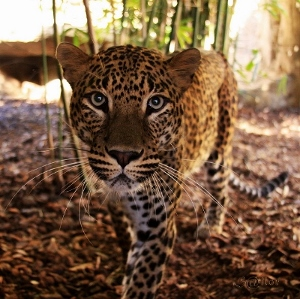
%> input picture matlab/hybird/bigcat.jpg, 300 x 299 px
$ octave hybird.m   (GNU Octave 9; MATLAB toolbox functions it lacks are replaced by stand-ins)
%> lines starting %> are read from the running program, lines starting %| are printed output that depends on the picture
### matlab/hybird/showfft.m
function [ out ] = showfft( file , outfile )
%> called with file = 'bigcat.jpg', outfile = 'outbigcat.jpg'
%show the fft image of the input image
%    file : input file name
% outfile : output file name

img = imread(file);
%> img is the input picture: size 299x300x3 uint8; mean R, G, B 122, 93.8, 69.6
FI = abs(fft2(img));
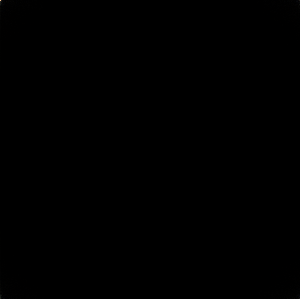
%> FI: size 299x300x3 double; mean R, G, B 6095.1, 5746.3, 5540.2; drawn with min black and max white
MI = mat2gray(FI)*255;
SMI = fftshift(MI);

%imshow(rgb2gray(SMI));
imwrite( rgb2gray(SMI) , outfile );
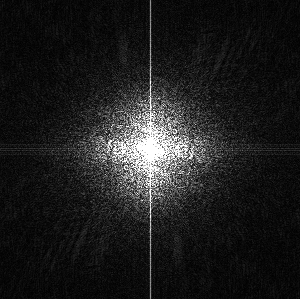
%> saved as outbigcat.jpg: size 299x300 uint8; min 0, max 255, mean 29.9
%> call 2 of showfft, with file = 'flower.png', outfile = 'outflower.png'
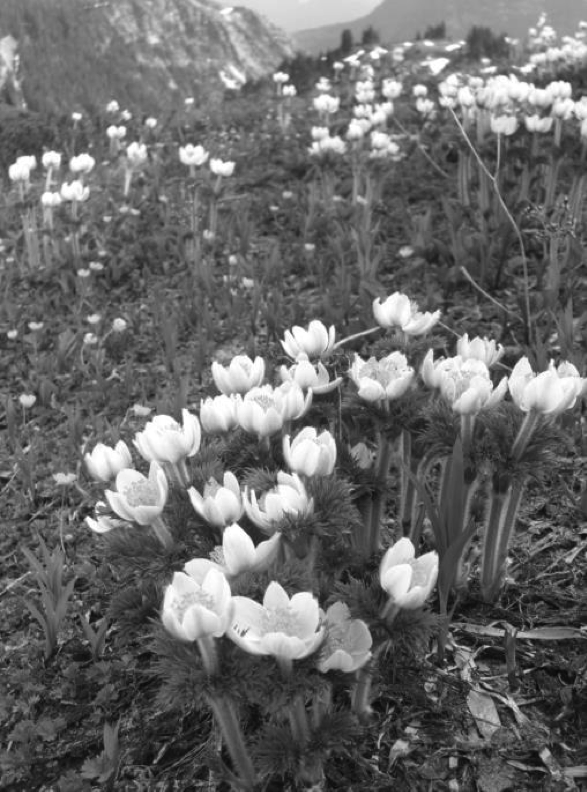
%> input picture matlab/hybird/flower.png, 587 x 792 px
%> in showfft, img is the input picture: size 792x587x3 uint8; min 3, max 255, mean 106
%> in showfft (call 2), `imwrite( rgb2gray(SMI) , outfile );`:
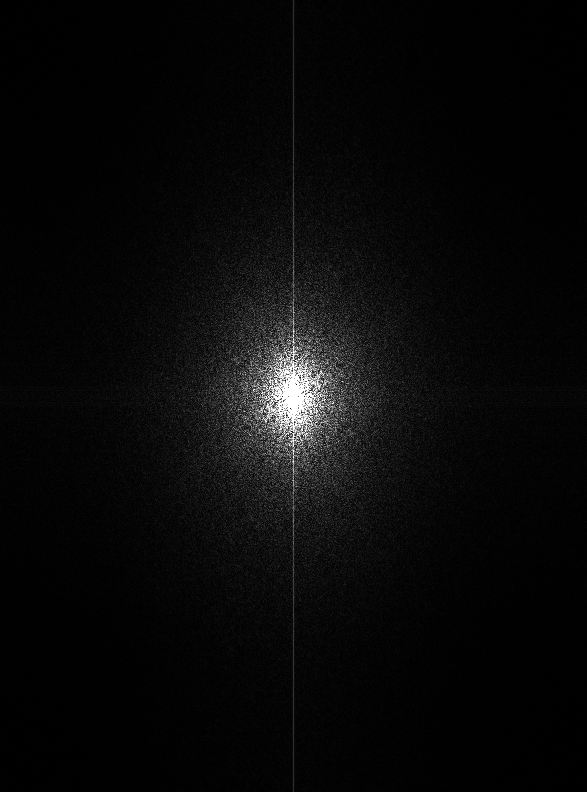
%> saved as outflower.png: size 792x587 uint8; min 0, max 255, mean 9.3
%> call 3 of showfft, with file = 'sea.png', outfile = 'outsea.png'
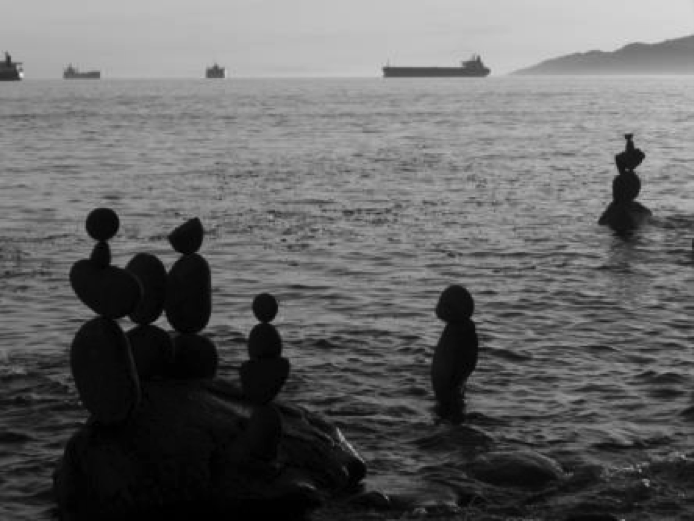
%> input picture matlab/hybird/sea.png, 694 x 521 px
%> in showfft, img is the input picture: size 521x694x3 uint8; min 0, max 236, mean 100.4
%> in showfft (call 3), `imwrite( rgb2gray(SMI) , outfile );`:
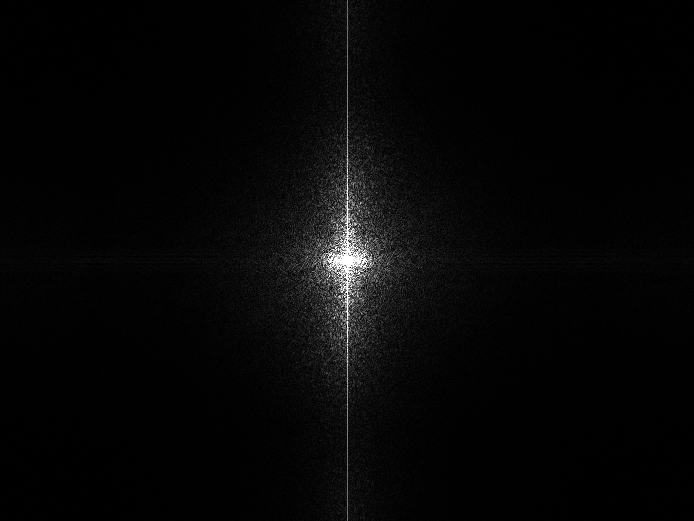
%> saved as outsea.png: size 521x694 uint8; min 0, max 255, mean 6.5
end

### matlab/hybird/hybird_merge.m
function [ out ] = merge( file1 , file2 , outfile , t )
%merge two images
%   file1 , file2 : the name of input files
%   outfile       : the name of output file
%   t             : the percentage of merge

%> the run ends on the next line
img1 = imread(file1);
img2 = imread(file2);
FI1 = fft2(img1);
SFI1 = fftshift(FI1);
FI2 = fft2(img2);
SFI2 = fftshift(FI2);

[L1,W1,k] = size(SFI1);
[L2,W2,k] = size(SFI2);
L = min(L1,L2);
W = min(W1,W2);

CFI = SFI1(1:L,1:W,1:k);

CFI(L*t:L*(1-t),W*t:W*(1-t),1:3) = SFI2(L*t:L*(1-t),W*t:W*(1-t),1:3);

SCFI = ifftshift(CFI);

ICFI = ifft2(SCFI) ./ 255 ;

%imshow( mat2gray(abs(IFI)) * 255 );

%imshow( mat2gray(abs(ICFI)) );

imwrite( mat2gray(abs(ICFI)) , outfile);

end

### matlab/hybird/hybird.m

showfft('bigcat.jpg','outbigcat.jpg');
showfft('flower.png','outflower.png');
showfft('sea.png','outsea.png');

hybird_merge('bill.jpg','jobs.jpg','result1.jpg' ,0.458);
